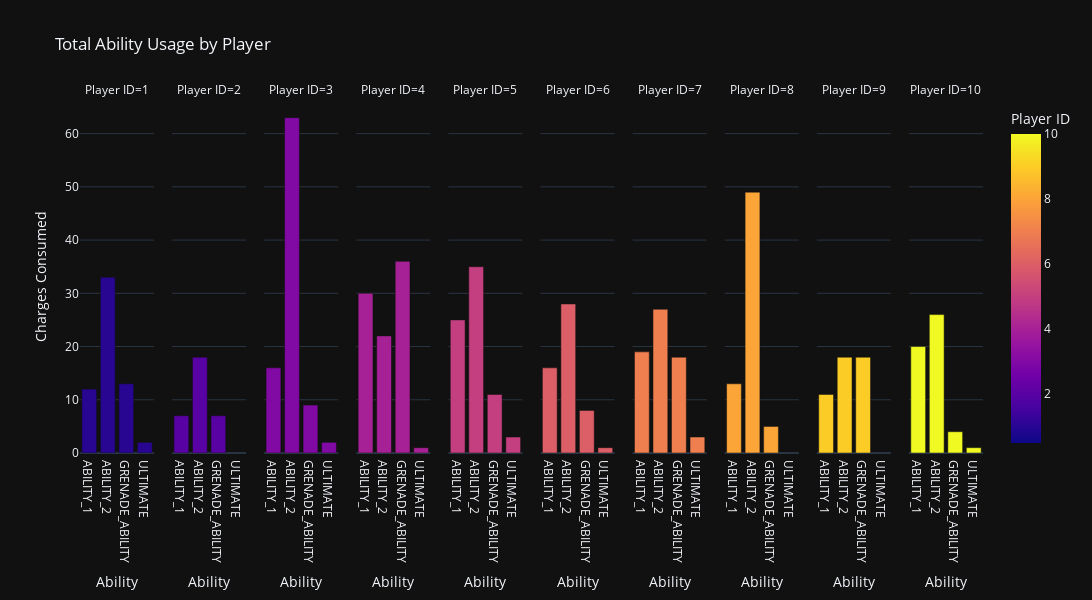

Notebook cell for this chart:
### Code cell
fig = px.bar(stat, x='ability', y='chargesConsumed', color='playerID', 
             facet_col='playerID', 
             labels={'chargesConsumed':'Charges Consumed', 'ability':'Ability', 'playerID':'Player ID'},
             # color_continuous_scale="Viridis",
             title='Total Ability Usage by Player',
             height=600, width=2000)

fig.show()

### Figure 1 — Plotly figure (JSON) as saved in the notebook; plotly's stock layout.template omitted (floating-point values rounded to 4 significant figures)
{"data": [{"alignmentgroup": "True", "hovertemplate": "Player ID=%{marker.color}<br>Ability=%{x}<br>Charges Consumed=%{y}<extra></extra>", "legendgroup": "", "marker": {"color": [1, 1, 1, 1], "coloraxis": "coloraxis", "pattern": {"shape": ""}}, "name": "", "offsetgroup": "", "orientation": "v", "showlegend": false, "textposition": "auto", "type": "bar", "x": ["ABILITY_1", "ABILITY_2", "GRENADE_ABILITY", "ULTIMATE"], "xaxis": "x", "y": [12, 33, 13, 2], "yaxis": "y"}, {"alignmentgroup": "True", "hovertemplate": "Player ID=%{marker.color}<br>Ability=%{x}<br>Charges Consumed=%{y}<extra></extra>", "legendgroup": "", "marker": {"color": [2, 2, 2], "coloraxis": "coloraxis", "pattern": {"shape": ""}}, "name": "", "offsetgroup": "", "orientation": "v", "showlegend": false, "textposition": "auto", "type": "bar", "x": ["ABILITY_1", "ABILITY_2", "GRENADE_ABILITY"], "xaxis": "x2", "y": [7, 18, 7], "yaxis": "y2"}, {"alignmentgroup": "True", "hovertemplate": "Player ID=%{marker.color}<br>Ability=%{x}<br>Charges Consumed=%{y}<extra></extra>", "legendgroup": "", "marker": {"color": [3, 3, 3, 3], "coloraxis": "coloraxis", "pattern": {"shape": ""}}, "name": "", "offsetgroup": "", "orientation": "v", "showlegend": false, "textposition": "auto", "type": "bar", "x": ["ABILITY_1", "ABILITY_2", "GRENADE_ABILITY", "ULTIMATE"], "xaxis": "x3", "y": [16, 63, 9, 2], "yaxis": "y3"}, {"alignmentgroup": "True", "hovertemplate": "Player ID=%{marker.color}<br>Ability=%{x}<br>Charges Consumed=%{y}<extra></extra>", "legendgroup": "", "marker": {"color": [4, 4, 4, 4], "coloraxis": "coloraxis", "pattern": {"shape": ""}}, "name": "", "offsetgroup": "", "orientation": "v", "showlegend": false, "textposition": "auto", "type": "bar", "x": ["ABILITY_1", "ABILITY_2", "GRENADE_ABILITY", "ULTIMATE"], "xaxis": "x4", "y": [30, 22, 36, 1], "yaxis": "y4"}, {"alignmentgroup": "True", "hovertemplate": "Player ID=%{marker.color}<br>Ability=%{x}<br>Charges Consumed=%{y}<extra></extra>", "legendgroup": "", "marker": {"color": [5, 5, 5, 5], "coloraxis": "coloraxis", "pattern": {"shape": ""}}, "name": "", "offsetgroup": "", "orientation": "v", "showlegend": false, "textposition": "auto", "type": "bar", "x": ["ABILITY_1", "ABILITY_2", "GRENADE_ABILITY", "ULTIMATE"], "xaxis": "x5", "y": [25, 35, 11, 3], "yaxis": "y5"}, {"alignmentgroup": "True", "hovertemplate": "Player ID=%{marker.color}<br>Ability=%{x}<br>Charges Consumed=%{y}<extra></extra>", "legendgroup": "", "marker": {"color": [6, 6, 6, 6], "coloraxis": "coloraxis", "pattern": {"shape": ""}}, "name": "", "offsetgroup": "", "orientation": "v", "showlegend": false, "textposition": "auto", "type": "bar", "x": ["ABILITY_1", "ABILITY_2", "GRENADE_ABILITY", "ULTIMATE"], "xaxis": "x6", "y": [16, 28, 8, 1], "yaxis": "y6"}, {"alignmentgroup": "True", "hovertemplate": "Player ID=%{marker.color}<br>Ability=%{x}<br>Charges Consumed=%{y}<extra></extra>", "legendgroup": "", "marker": {"color": [7, 7, 7, 7], "coloraxis": "coloraxis", "pattern": {"shape": ""}}, "name": "", "offsetgroup": "", "orientation": "v", "showlegend": false, "textposition": "auto", "type": "bar", "x": ["ABILITY_1", "ABILITY_2", "GRENADE_ABILITY", "ULTIMATE"], "xaxis": "x7", "y": [19, 27, 18, 3], "yaxis": "y7"}, {"alignmentgroup": "True", "hovertemplate": "Player ID=%{marker.color}<br>Ability=%{x}<br>Charges Consumed=%{y}<extra></extra>", "legendgroup": "", "marker": {"color": [8, 8, 8], "coloraxis": "coloraxis", "pattern": {"shape": ""}}, "name": "", "offsetgroup": "", "orientation": "v", "showlegend": false, "textposition": "auto", "type": "bar", "x": ["ABILITY_1", "ABILITY_2", "GRENADE_ABILITY"], "xaxis": "x8", "y": [13, 49, 5], "yaxis": "y8"}, {"alignmentgroup": "True", "hovertemplate": "Player ID=%{marker.color}<br>Ability=%{x}<br>Charges Consumed=%{y}<extra></extra>", "legendgroup": "", "marker": {"color": [9, 9, 9], "coloraxis": "coloraxis", "pattern": {"shape": ""}}, "name": "", "offsetgroup": "", "orientation": "v", "showlegend": false, "textposition": "auto", "type": "bar", "x": ["ABILITY_1", "ABILITY_2", "GRENADE_ABILITY"], "xaxis": "x9", "y": [11, 18, 18], "yaxis": "y9"}, {"alignmentgroup": "True", "hovertemplate": "Player ID=%{marker.color}<br>Ability=%{x}<br>Charges Consumed=%{y}<extra></extra>", "legendgroup": "", "marker": {"color": [10, 10, 10, 10], "coloraxis": "coloraxis", "pattern": {"shape": ""}}, "name": "", "offsetgroup": "", "orientation": "v", "showlegend": false, "textposition": "auto", "type": "bar", "x": ["ABILITY_1", "ABILITY_2", "GRENADE_ABILITY", "ULTIMATE"], "xaxis": "x10", "y": [20, 26, 4, 1], "yaxis": "y10"}], "layout": {"annotations": [{"font": {}, "showarrow": false, "text": "Player ID=1", "x": 0.041, "xanchor": "center", "xref": "paper", "y": 1, "yanchor": "bottom", "yref": "paper"}, {"font": {}, "showarrow": false, "text": "Player ID=2", "x": 0.143, "xanchor": "center", "xref": "paper", "y": 1, "yanchor": "bottom", "yref": "paper"}, {"font": {}, "showarrow": false, "text": "Player ID=3", "x": 0.245, "xanchor": "center", "xref": "paper", "y": 1, "yanchor": "bottom", "yref": "paper"}, {"font": {}, "showarrow": false, "text": "Player ID=4", "x": 0.347, "xanchor": "center", "xref": "paper", "y": 1, "yanchor": "bottom", "yref": "paper"}, {"font": {}, "showarrow": false, "text": "Player ID=5", "x": 0.449, "xanchor": "center", "xref": "paper", "y": 1, "yanchor": "bottom", "yref": "paper"}, {"font": {}, "showarrow": false, "text": "Player ID=6", "x": 0.551, "xanchor": "center", "xref": "paper", "y": 1, "yanchor": "bottom", "yref": "paper"}, {"font": {}, "showarrow": false, "text": "Player ID=7", "x": 0.653, "xanchor": "center", "xref": "paper", "y": 1, "yanchor": "bottom", "yref": "paper"}, {"font": {}, "showarrow": false, "text": "Player ID=8", "x": 0.755, "xanchor": "center", "xref": "paper", "y": 1, "yanchor": "bottom", "yref": "paper"}, {"font": {}, "showarrow": false, "text": "Player ID=9", "x": 0.857, "xanchor": "center", "xref": "paper", "y": 1, "yanchor": "bottom", "yref": "paper"}, {"font": {}, "showarrow": false, "text": "Player ID=10", "x": 0.959, "xanchor": "center", "xref": "paper", "y": 1, "yanchor": "bottom", "yref": "paper"}], "barmode": "relative", "coloraxis": {"colorbar": {"title": {"text": "Player ID"}}, "colorscale": [[0, "#0d0887"], [0.1111, "#46039f"], [0.2222, "#7201a8"], [0.3333, "#9c179e"], [0.4444, "#bd3786"], [0.5556, "#d8576b"], [0.6667, "#ed7953"], [0.7778, "#fb9f3a"], [0.8889, "#fdca26"], [1, "#f0f921"]]}, "height": 600, "legend": {"tracegroupgap": 0}, "title": {"text": "Total Ability Usage by Player"}, "width": 2000, "xaxis": {"anchor": "y", "domain": [0, 0.082], "title": {"text": "Ability"}}, "xaxis10": {"anchor": "y10", "domain": [0.918, 1], "matches": "x", "title": {"text": "Ability"}}, "xaxis2": {"anchor": "y2", "domain": [0.102, 0.184], "matches": "x", "title": {"text": "Ability"}}, "xaxis3": {"anchor": "y3", "domain": [0.204, 0.286], "matches": "x", "title": {"text": "Ability"}}, "xaxis4": {"anchor": "y4", "domain": [0.306, 0.388], "matches": "x", "title": {"text": "Ability"}}, "xaxis5": {"anchor": "y5", "domain": [0.408, 0.49], "matches": "x", "title": {"text": "Ability"}}, "xaxis6": {"anchor": "y6", "domain": [0.51, 0.592], "matches": "x", "title": {"text": "Ability"}}, "xaxis7": {"anchor": "y7", "domain": [0.612, 0.694], "matches": "x", "title": {"text": "Ability"}}, "xaxis8": {"anchor": "y8", "domain": [0.714, 0.796], "matches": "x", "title": {"text": "Ability"}}, "xaxis9": {"anchor": "y9", "domain": [0.816, 0.898], "matches": "x", "title": {"text": "Ability"}}, "yaxis": {"anchor": "x", "domain": [0, 1], "title": {"text": "Charges Consumed"}}, "yaxis10": {"anchor": "x10", "domain": [0, 1], "matches": "y", "showticklabels": false}, "yaxis2": {"anchor": "x2", "domain": [0, 1], "matches": "y", "showticklabels": false}, "yaxis3": {"anchor": "x3", "domain": [0, 1], "matches": "y", "showticklabels": false}, "yaxis4": {"anchor": "x4", "domain": [0, 1], "matches": "y", "showticklabels": false}, "yaxis5": {"anchor": "x5", "domain": [0, 1], "matches": "y", "showticklabels": false}, "yaxis6": {"anchor": "x6", "domain": [0, 1], "matches": "y", "showticklabels": false}, "yaxis7": {"anchor": "x7", "domain": [0, 1], "matches": "y", "showticklabels": false}, "yaxis8": {"anchor": "x8", "domain": [0, 1], "matches": "y", "showticklabels": false}, "yaxis9": {"anchor": "x9", "domain": [0, 1], "matches": "y", "showticklabels": false}}}
